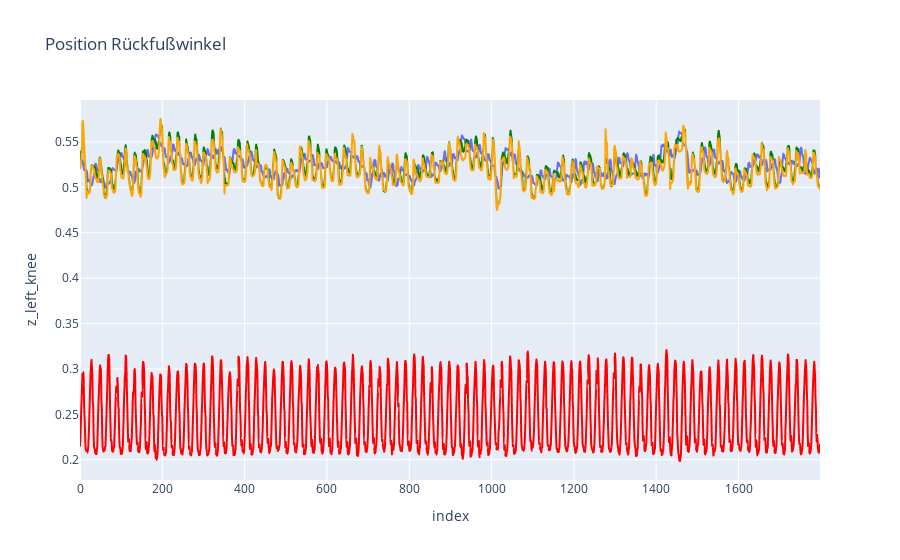

Notebook cell for this chart:
### Markdown cell above
ERKENTNISSE: Vorgehen für Berechnung des Zeitpunkts

Wie erkennt das modell die richtigen Abschnitte???
* Erkennen wann Ferse aufsetzt
* Erkennen wann Fußspitze ferse schneidet

evtl. mithilfe der Außschläge herausfinden in welchem Frameabschnitte die genannten ereignisse auftreten


 *Auffällig: das Muster lässt eigentlich vermuten, dass die Werte vermutlich spiegelverkehrt sind *

### Code cell
import pandas as pd
import plotly.express as px
import matplotlib as mpl

joints_x = ["z_left_knee", "z_left_ankle", "z_left_heel"]
joints_y = ["y_left_heel", "y_left_foot_index"]
#df_backRight = df[backAnkleRight]

fig_knee = px.line(df, y="z_left_knee", title='Position Rückfußwinkel')
fig_ankle = px.line(df, y="z_left_ankle")
fig_heel = px.line(df, y="z_left_heel")
fig_heel_side = px.line(df, y="y_left_heel")

fig_ankle.update_traces(line= dict(
    color = "green"
))
fig_heel.update_traces(line= dict(
    color = "orange"
))
fig_heel_side.update_traces(line= dict(
    color = "red"
))
fig_knee.add_trace(fig_ankle.data[0], )
fig_knee.add_trace(fig_heel.data[0], )
fig_knee.add_trace(fig_heel_side.data[0], )

fig_knee.show()

### Figure 1 — Plotly figure (JSON) as saved in the notebook; plotly's stock layout.template omitted (floating-point values rounded to 4 significant figures; data arrays with more than 128 entries replaced by an {"elided": "..."} marker saying what was removed)
{"data": [{"hovertemplate": "index=%{x}<br>z_left_knee=%{y}<extra></extra>", "legendgroup": "", "line": {"color": "#636efa", "dash": "solid"}, "marker": {"symbol": "circle"}, "mode": "lines", "name": "", "showlegend": false, "type": "scattergl", "x": {"elided": "1799 int values"}, "xaxis": "x", "y": {"elided": "1799 float values"}, "yaxis": "y"}, {"hovertemplate": "index=%{x}<br>z_left_ankle=%{y}<extra></extra>", "legendgroup": "", "line": {"color": "green", "dash": "solid"}, "marker": {"symbol": "circle"}, "mode": "lines", "name": "", "showlegend": false, "type": "scattergl", "x": {"elided": "1799 int values"}, "xaxis": "x", "y": {"elided": "1799 float values"}, "yaxis": "y"}, {"hovertemplate": "index=%{x}<br>z_left_heel=%{y}<extra></extra>", "legendgroup": "", "line": {"color": "orange", "dash": "solid"}, "marker": {"symbol": "circle"}, "mode": "lines", "name": "", "showlegend": false, "type": "scattergl", "x": {"elided": "1799 int values"}, "xaxis": "x", "y": {"elided": "1799 float values"}, "yaxis": "y"}, {"hovertemplate": "index=%{x}<br>y_left_heel=%{y}<extra></extra>", "legendgroup": "", "line": {"color": "red", "dash": "solid"}, "marker": {"symbol": "circle"}, "mode": "lines", "name": "", "showlegend": false, "type": "scattergl", "x": {"elided": "1799 int values"}, "xaxis": "x", "y": {"elided": "1799 float values"}, "yaxis": "y"}], "layout": {"legend": {"tracegroupgap": 0}, "title": {"text": "Position Rückfußwinkel"}, "xaxis": {"anchor": "y", "domain": [0, 1], "title": {"text": "index"}}, "yaxis": {"anchor": "x", "domain": [0, 1], "title": {"text": "z_left_knee"}}}}
